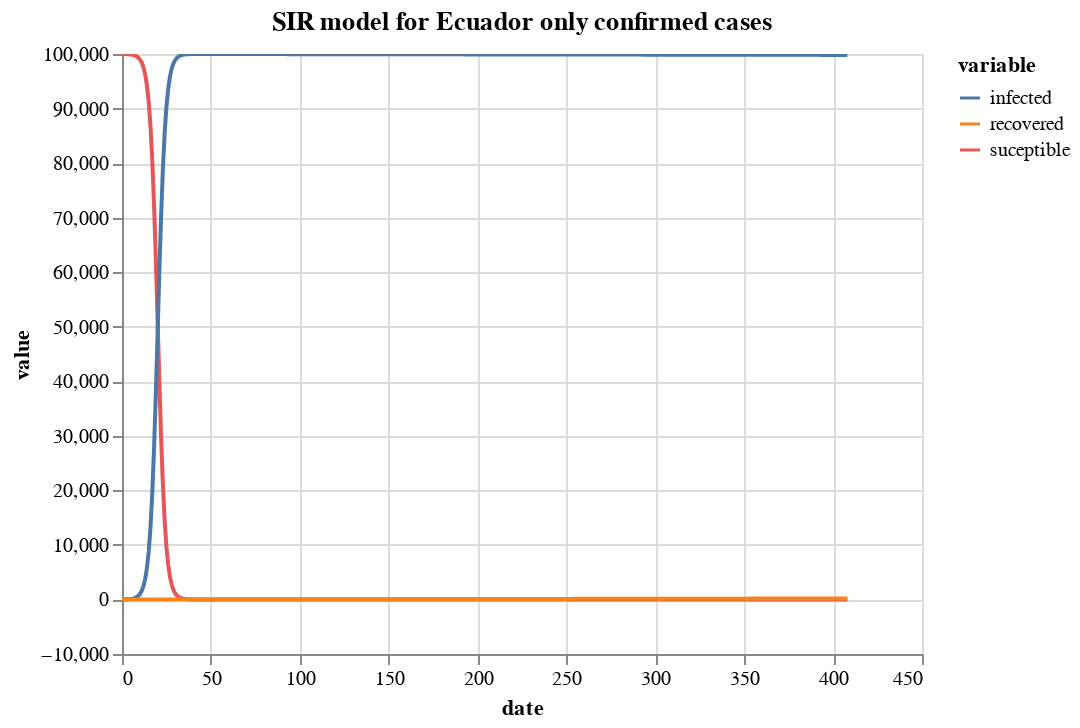

Notebook code cell kept with this figure:
### Code cell
alt.Chart(df_c.melt('date')).mark_line().encode(
    x='date',
    y=alt.Y('value'),
    color='variable'
).properties(
    title='SIR model for Ecuador only confirmed cases'
).interactive()

### Figure 1 — Vega-Lite specification as saved in the notebook (floating-point values rounded to 4 significant figures; data arrays with more than 128 entries replaced by an {"elided": "..."} marker saying what was removed)
{"config": {"view": {"continuousWidth": 400, "continuousHeight": 300}}, "data": {"name": "data-e85334b50423de54be065b2f2e24b52b"}, "mark": "line", "encoding": {"color": {"type": "nominal", "field": "variable"}, "x": {"type": "quantitative", "field": "date"}, "y": {"type": "quantitative", "field": "value"}}, "selection": {"selector002": {"type": "interval", "bind": "scales", "encodings": ["x", "y"]}}, "title": "SIR model for Ecuador only confirmed cases", "$schema": "https://vega.github.io/schema/vega-lite/v4.8.1.json", "datasets": {"data-e85334b50423de54be065b2f2e24b52b": {"elided": "1227 records"}}}
